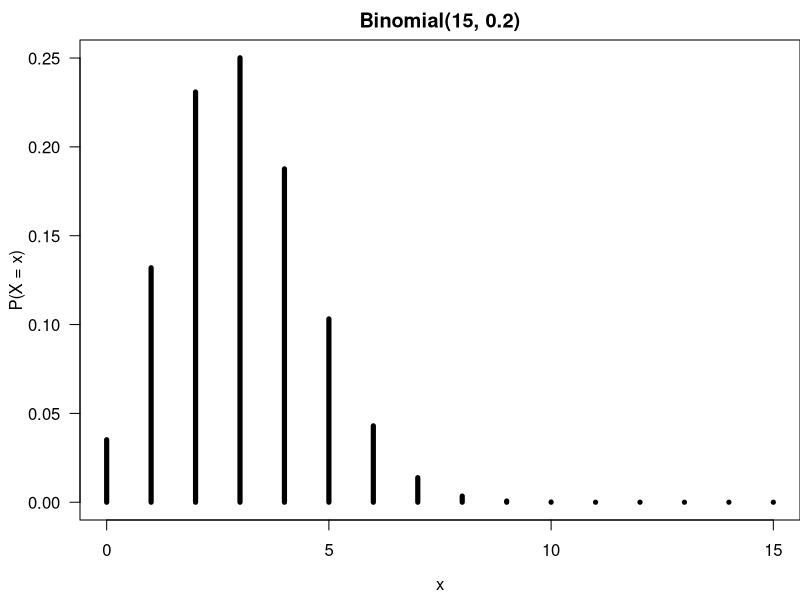
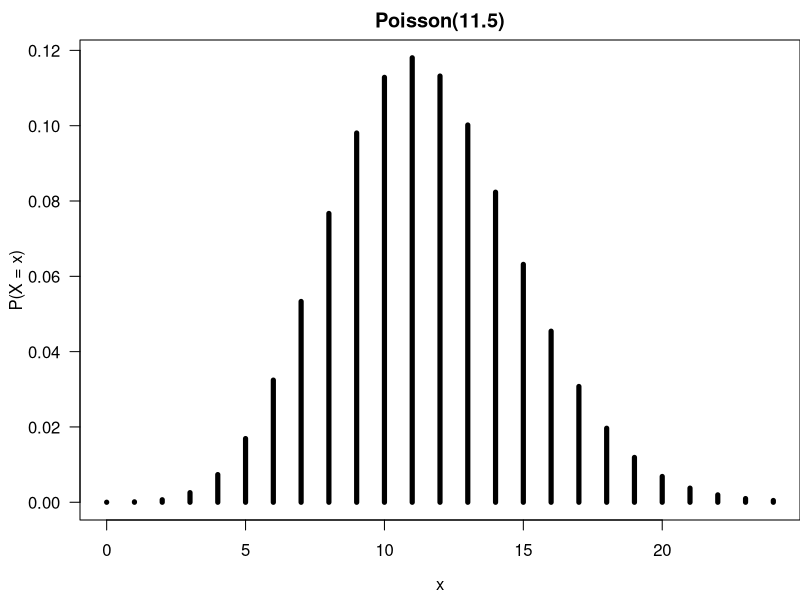

R code for these plots, in order:
## ----------------------------------------------------------------
#| label: binom-1
## 1. P(X = 6)
dbinom(x = 6, size = 15, prob = 0.2) 


## ----------------------------------------------------------------
#| label: binom-2
## 2. P(X >= 6) = 1 - P(X <= 5)
1 - pbinom(q = 5, size = 15, prob = 0.2) 


## ----------------------------------------------------------------
#| label: binom-3
## 2. P(X >= 6) = P(X > 5)
pbinom(q = 5, size = 15, prob = 0.2, lower.tail = FALSE) 


## ----------------------------------------------------------------
#| label: binom-plot
#| fig-align: center
#| echo: !expr c(-1)
par(mar = c(4, 4, 2, 0), mgp = c(2.7, 1, 0), las = 1)
plot(x = 0:15, y = dbinom(0:15, size = 15, prob = 0.2), 
     type = 'h', xlab = "x", ylab = "P(X = x)", 
     lwd = 5, main = "Binomial(15, 0.2)")


## ----------------------------------------------------------------
#| label: pois-1
# 1.
(lam <- 4200 / 365)

## 2. P(X = 10)
dpois(x = 10, lambda = lam)  


## ----pois-1------------------------------------------------------
#| label: pois-2

## 3.
## P(X > 10) = 1 - P(X <= 10)
1 - ppois(q = 10, lambda = lam)  

## P(X > 10)
ppois(q = 10, lambda = lam, 
      lower.tail = FALSE) 


## ----------------------------------------------------------------
#| label: pois-plot
#| echo: !expr c(-1)
par(mar = c(4, 4, 2, 0))
plot(0:24, dpois(0:24, lambda = lam), type = 'h', 
     lwd = 5, ylab = "P(X = x)", xlab = "x", 
     main = "Poisson(11.5)")
